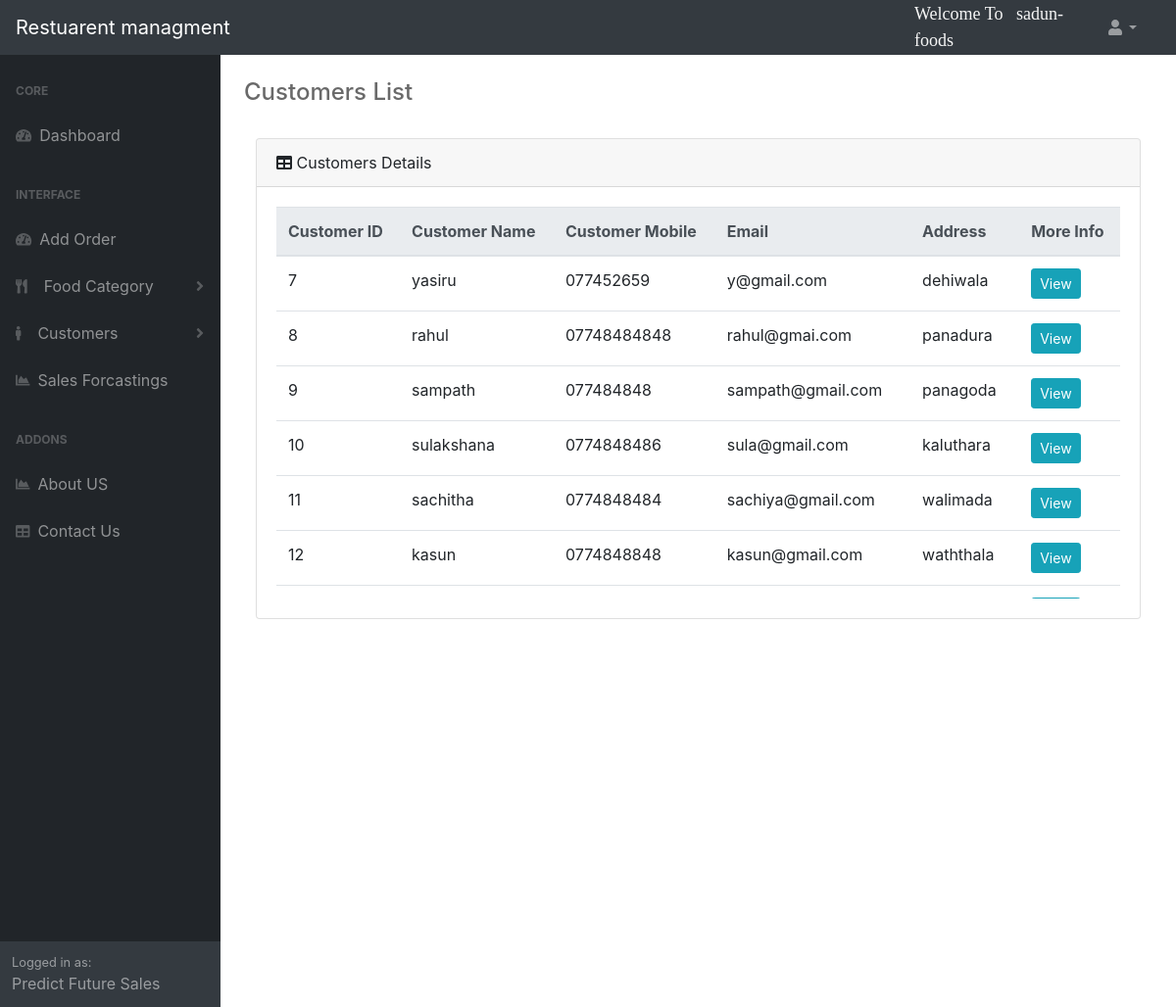
The page /customerList/ (signed in) on the database its author committed.
### accounts/models.py (models this page shows, shortened)
class Customer(models.Model):
		name = models.CharField(max_length=200, null=True)
		contact_number = models.CharField(max_length=200, null=True)
		email = models.CharField(max_length=200, null=True)
		Address = models.CharField(max_length=200, null=True)
		user = models.ForeignKey(User,on_delete=models.CASCADE)

### accounts/views.py (the view)
# urls.py: path('customerList/',views.customerList, name="customer_list_page"),
@login_required(login_url='log')
def customerList(request):
	customers = Customer.objects.filter(user=request.user)
	contex = {'customers':customers, }
	return render(request, 'customerList.html',contex)

### accounts/templates/customerList.html (shortened to what this page needs)
{%  extends 'main.html' %}
      {% block content %}
           {%  include 'navbar.html' %}
            {%  include 'side_menu_bar.html' %}
                <div id="layoutSidenav_content">
                    <main>
                        <div class="container-fluid">
                            <h4 class="mt-4" style="color:dimgray">Customers List</h1>
                        <br>
<div class="col-md-12  ">
    <div class="card mb-8">
        <div class="card-header">
            <i class="fas fa-table mr-6"></i>
                Customers Details
        </div>
        <div class="card-body">
            <div class="table-wrapper-scroll-y my-custom-scrollbar">
                <table class="table  table-hover">
                        <thead class="thead-light">
                            <tr>
                                <th scope="col">Customer ID</th>
                                <th scope="col">Customer Name</th>
                                <th scope="col">Customer Mobile</th>
                                <th scope="col">Email</th>
                                <th scope="col">Address</th>
                                <th scope="col">More Info</th>
                            </tr>
                        </thead>
                    <tbody>
                        {% for customer_info in customers %}
                            <tr>
                                <td >{{customer_info.id}}</td>
                                <td>{{customer_info.name}}</td>
                                <td >{{customer_info.contact_number}}</td>
                                <td >{{customer_info.email}}</td>
                                <td >{{customer_info.Address}}</td>
                                <td><a class="btn btn-sm btn-info" href="{% url 'customer_info' customer_info.id %}">View</a></td>
                            </tr>
                        {% endfor %}
                    </tbody>
                </table>
             </div>
        </div>
    </div>
</div>
{% endblock %}

### accounts/templates/navbar.html (shortened to what this page needs)
<nav class="sb-topnav navbar navbar-expand navbar-dark bg-dark">
    <a class="navbar-brand" href="/">Restuarent managment </a>
    <span class="hello-msg">Welcome To &nbsp; {{request.user}}</span>
    <div class="navbar-nav d-none d-md-inline-block form-inline ml-auto mr-0 mr-md-3 my-2 my-md-0">
        <li class="nav-item dropdown">
            <a class="nav-link dropdown-toggle" id="userDropdown" href="#" role="button" data-toggle="dropdown" aria-haspopup="true" aria-expanded="false"><i class="fas fa-user fa-fw"></i></a>
        </li>
    </div>
</nav>

### accounts/templates/navbar.html (style rules this page uses)
.hello-msg { font-size: 18px; font-family: fantasy; color:whitesmoke; margin-right: 20px; float: left; }

### rows shown on the page
Customer: id "7", name "yasiru", contact_number "077452659", email "y@gmail.com", Address "dehiwala"
Customer: id "8", name "rahul", contact_number "07748484848", email "rahul@gmai.com", Address "panadura"
Customer: id "9", name "sampath", contact_number "077484848", email "sampath@gmail.com", Address "panagoda"
Customer: id "10", name "sulakshana", contact_number "0774848486", email "sula@gmail.com", Address "kaluthara"
Customer: id "11", name "sachitha", contact_number "0774848484", email "sachiya@gmail.com", Address "walimada"
Customer: id "12", name "kasun", contact_number "0774848848", email "kasun@gmail.com", Address "waththala"

### other values the page prints
{{ request.user }} "sadun-foods"
